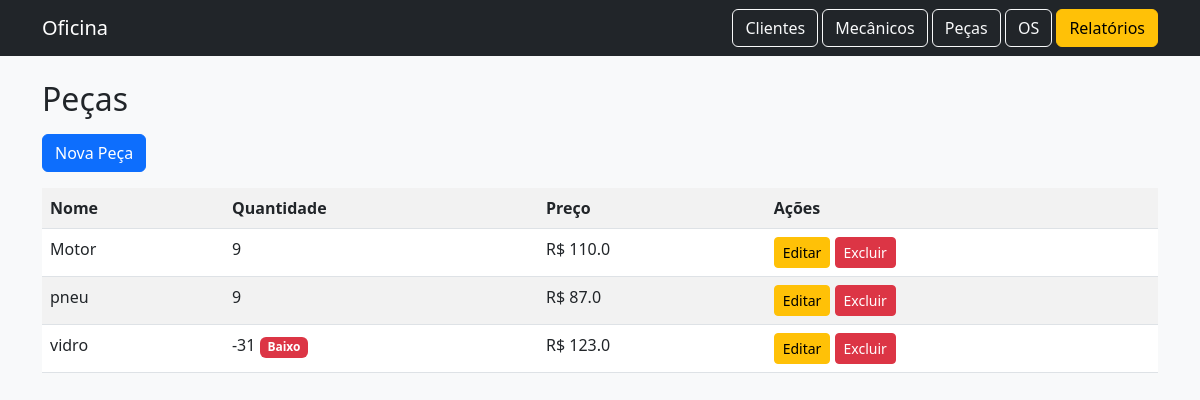
/pecas, run on the app's committed database.
### tables this page shows
CREATE TABLE pecas (
    id INTEGER PRIMARY KEY AUTOINCREMENT,
    nome TEXT NOT NULL,
    codigo TEXT,
    quantidade_estoque INTEGER DEFAULT 0,
    preco_venda REAL
);

### app.py (the view)
@app.route("/pecas")
def listar_pecas():
    conn = conectar()
    cursor = conn.cursor()
    cursor.execute("SELECT * FROM pecas")
    pecas = cursor.fetchall()
    conn.close()
    return render_template("pecas.html", pecas=pecas)

### db.py (called while the page is built)
def conectar():
    conn = sqlite3.connect("oficina.db")
    conn.row_factory = sqlite3.Row
    return conn

### templates/pecas.html
{% extends "base.html" %}
{% block content %}
<h2 class="mb-3">Peças</h2>
<a href="/pecas/novo" class="btn btn-primary mb-3">Nova Peça</a>
<table class="table table-striped">
    <tr>
        <th>Nome</th>
        <th>Quantidade</th>
        <th>Preço</th>
        <th>Ações</th>
    </tr>
    {% for p in pecas %}
    <tr>
        <td>{{p.nome}}</td>
        <td>
            {{p.quantidade_estoque}}
            {% if p.quantidade_estoque <= 5 %}
                <span class="badge bg-danger">Baixo</span>
            {% endif %}
        </td>
        <td>R$ {{p.preco_venda}}</td>
        <td>
            <a href="/pecas/editar/{{p.id}}" class="btn btn-sm btn-warning">Editar</a>
            <a href="/pecas/deletar/{{p.id}}" class="btn btn-sm btn-danger">Excluir</a>
        </td>
    </tr>
    {% endfor %}
</table>
{% endblock %}

### data on the page
pecas: nome "Motor", quantidade_estoque "9", preco_venda "110.0"
pecas: nome "pneu", quantidade_estoque "9", preco_venda "87.0"
pecas: nome "vidro", quantidade_estoque "-31", shows "Baixo", preco_venda "123.0"
